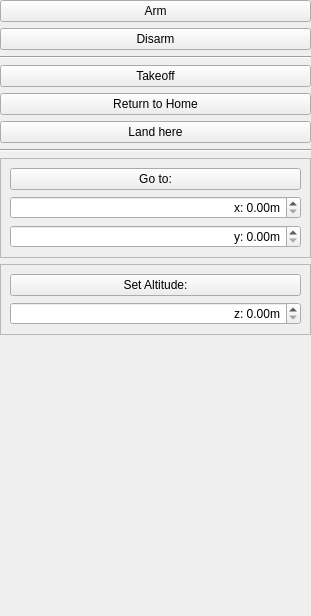
<?xml version="1.0" encoding="UTF-8"?>
<ui version="4.0">
 <class>FlyForm</class>
 <widget class="QWidget" name="FlyForm">
  <property name="geometry">
   <rect>
    <x>0</x>
    <y>0</y>
    <width>311</width>
    <height>616</height>
   </rect>
  </property>
  <property name="sizePolicy">
   <sizepolicy hsizetype="Preferred" vsizetype="Preferred">
    <horstretch>0</horstretch>
    <verstretch>0</verstretch>
   </sizepolicy>
  </property>
  <property name="windowTitle">
   <string>Form</string>
  </property>
  <layout class="QVBoxLayout" name="verticalLayout_2">
   <property name="leftMargin">
    <number>0</number>
   </property>
   <property name="topMargin">
    <number>0</number>
   </property>
   <property name="rightMargin">
    <number>0</number>
   </property>
   <property name="bottomMargin">
    <number>0</number>
   </property>
   <item>
    <widget class="QPushButton" name="armButton">
     <property name="text">
      <string>Arm</string>
     </property>
    </widget>
   </item>
   <item>
    <widget class="QPushButton" name="disarmButton">
     <property name="text">
      <string>Disarm</string>
     </property>
    </widget>
   </item>
   <item>
    <widget class="Line" name="line_2">
     <property name="orientation">
      <enum>Qt::Horizontal</enum>
     </property>
    </widget>
   </item>
   <item>
    <widget class="QPushButton" name="takeoffButton">
     <property name="text">
      <string>Takeoff</string>
     </property>
    </widget>
   </item>
   <item>
    <widget class="QPushButton" name="returnToHomeButton">
     <property name="text">
      <string>Return to Home</string>
     </property>
    </widget>
   </item>
   <item>
    <widget class="QPushButton" name="landButton">
     <property name="text">
      <string>Land here</string>
     </property>
    </widget>
   </item>
   <item>
    <widget class="Line" name="line">
     <property name="frameShadow">
      <enum>QFrame::Sunken</enum>
     </property>
     <property name="lineWidth">
      <number>1</number>
     </property>
     <property name="midLineWidth">
      <number>0</number>
     </property>
     <property name="orientation">
      <enum>Qt::Horizontal</enum>
     </property>
    </widget>
   </item>
   <item>
    <widget class="QFrame" name="frame">
     <property name="frameShape">
      <enum>QFrame::StyledPanel</enum>
     </property>
     <property name="frameShadow">
      <enum>QFrame::Raised</enum>
     </property>
     <layout class="QVBoxLayout" name="verticalLayout">
      <item>
       <widget class="QPushButton" name="gotoButton">
        <property name="sizePolicy">
         <sizepolicy hsizetype="Minimum" vsizetype="Fixed">
          <horstretch>0</horstretch>
          <verstretch>0</verstretch>
         </sizepolicy>
        </property>
        <property name="minimumSize">
         <size>
          <width>123</width>
          <height>0</height>
         </size>
        </property>
        <property name="text">
         <string>Go to:</string>
        </property>
       </widget>
      </item>
      <item>
       <widget class="QDoubleSpinBox" name="gotoXSpinBox">
        <property name="alignment">
         <set>Qt::AlignRight|Qt::AlignTrailing|Qt::AlignVCenter</set>
        </property>
        <property name="prefix">
         <string>x: </string>
        </property>
        <property name="suffix">
         <string>m</string>
        </property>
        <property name="maximum">
         <double>9999.989999999999782</double>
        </property>
       </widget>
      </item>
      <item>
       <widget class="QDoubleSpinBox" name="gotoYSpinBox">
        <property name="alignment">
         <set>Qt::AlignRight|Qt::AlignTrailing|Qt::AlignVCenter</set>
        </property>
        <property name="prefix">
         <string>y: </string>
        </property>
        <property name="suffix">
         <string>m</string>
        </property>
        <property name="maximum">
         <double>9999.989999999999782</double>
        </property>
       </widget>
      </item>
     </layout>
    </widget>
   </item>
   <item>
    <widget class="QFrame" name="frame_2">
     <property name="frameShape">
      <enum>QFrame::StyledPanel</enum>
     </property>
     <property name="frameShadow">
      <enum>QFrame::Raised</enum>
     </property>
     <layout class="QVBoxLayout" name="verticalLayout_3">
      <item>
       <widget class="QPushButton" name="setAltitudeButton">
        <property name="sizePolicy">
         <sizepolicy hsizetype="Minimum" vsizetype="Fixed">
          <horstretch>0</horstretch>
          <verstretch>0</verstretch>
         </sizepolicy>
        </property>
        <property name="text">
         <string>Set Altitude:</string>
        </property>
       </widget>
      </item>
      <item>
       <widget class="QDoubleSpinBox" name="gotoZSpinBox">
        <property name="alignment">
         <set>Qt::AlignRight|Qt::AlignTrailing|Qt::AlignVCenter</set>
        </property>
        <property name="prefix">
         <string>z: </string>
        </property>
        <property name="suffix">
         <string>m</string>
        </property>
        <property name="maximum">
         <double>999.990000000000009</double>
        </property>
       </widget>
      </item>
     </layout>
    </widget>
   </item>
   <item>
    <spacer name="verticalSpacer">
     <property name="orientation">
      <enum>Qt::Vertical</enum>
     </property>
     <property name="sizeHint" stdset="0">
      <size>
       <width>20</width>
       <height>40</height>
      </size>
     </property>
    </spacer>
   </item>
  </layout>
 </widget>
 <resources/>
 <connections/>
</ui>
